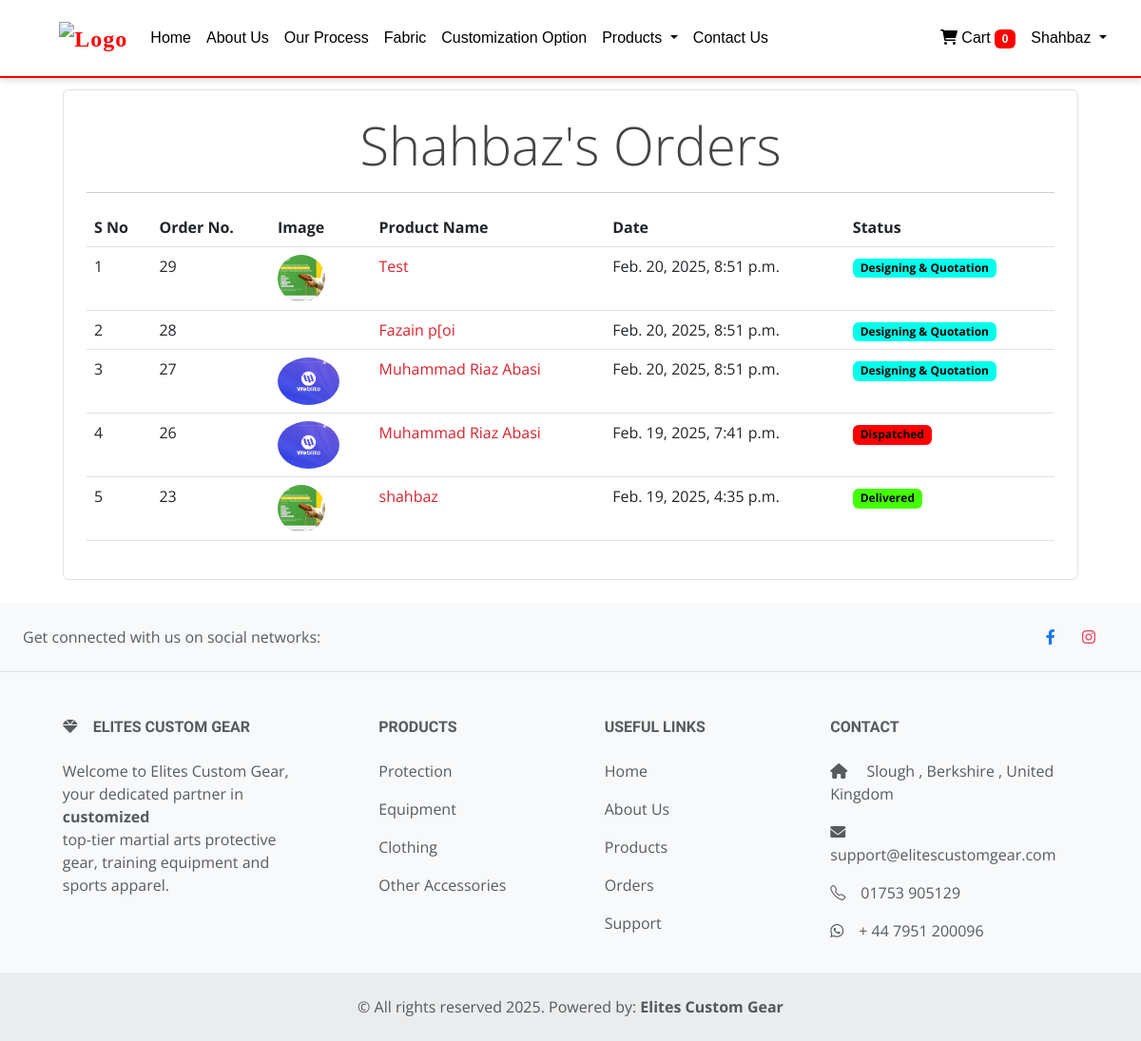
The app's page /order/ (signed in) with its own data.
### store/models/customer.py (models this page shows, shortened)
class Customer(models.Model):
    first_name = models.CharField(max_length=50)
    last_name = models.CharField(max_length=50)
    phone = models.CharField(max_length=15)
    email = models.EmailField(unique=True)
    password = models.CharField(max_length=500)
    security_question_1 = models.CharField(max_length=255, null=True, blank=True)
    security_question_2 = models.CharField(max_length=255, null=True, blank=True)
    security_question_3 = models.CharField(max_length=255, null=True, blank=True)

### store/models/orders.py (models this page shows, shortened)
class Order(models.Model):
    STATUS_CHOICES = [
        ('Designing & Quotation', 'Designing & Quotation'),
        ('Pending Customer Approval', 'Pending Customer Approval'),
        ('Order Under Production', 'Order Under Production'),
        ('Dispatched', 'Dispatched'),
        ('Delivered', 'Delivered'),
    ]
    product = models.ForeignKey(Product, on_delete=models.CASCADE)
    customer = models.ForeignKey(Customer, on_delete=models.CASCADE)
    quantity = models.IntegerField(default=1)
    price = models.DecimalField(max_digits=10, decimal_places=2)
    date = models.DateTimeField(default=timezone.now)
    address = models.CharField(max_length=50, default='', blank=True)
    phone = models.CharField(max_length=11, default='', blank=True)
    detail = models.CharField(max_length=500, default='', blank=True)
    status = models.CharField(max_length=50, choices=STATUS_CHOICES, default='Designing & Quotation')
    color = models.CharField(max_length=50, blank=True, null=True)
    material = models.CharField(max_length=50, blank=True, null=True)
    size = models.CharField(max_length=50, blank=True, null=True)
    customization = models.CharField(max_length=50, blank=True, null=True)
    type = models.CharField(max_length=50, blank=True, null=True)
    gsm = models.CharField(max_length=50, blank=True, null=True)
    chosequantity  = models.CharField(max_length=50, blank=True, null=True)
    fabric =models.CharField(max_length=50, blank=True, null=True)
    @staticmethod
    def get_order_by_customer(customer):
        return Order.objects.filter(customer=customer).order_by('-date')

### store/models/product.py (models this page shows, shortened)
class Product(models.Model):
    name = models.CharField(max_length=50)
    price = models.IntegerField(default=0)
    category= models.ForeignKey(Category, on_delete=models.CASCADE, default=1)
    materials = models.ManyToManyField(Material, blank=True)
    sizes = models.ManyToManyField(Size, blank=True)
    customizations = models.ManyToManyField(Customization, blank=True)
    types = models.ManyToManyField(Type, blank=True)
    colors = models.ManyToManyField(Color, blank=True)
    fabrics = models.ManyToManyField(Fabric, blank=True)
    gsms = models.ManyToManyField(GSM, blank=True)
    chosequantitys = models.ManyToManyField(Chosequantity, blank=True)
    description = RichTextField(default='', null=True, blank=True)
    image = models.ImageField(upload_to='products/')
    image2 = models.ImageField(upload_to='products/', null=True, blank=True)
    image3 = models.ImageField(upload_to='products/', null=True, blank=True)
    image4 = models.ImageField(upload_to='products/', null=True, blank=True)
    image5 = models.ImageField(upload_to='products/', null=True, blank=True)
    image6 = models.ImageField(upload_to='products/', null=True, blank=True)
    image7 = models.ImageField(upload_to='products/', null=True, blank=True)
    image8 = models.ImageField(upload_to='products/', null=True, blank=True)
    image9 = models.ImageField(upload_to='products/', null=True, blank=True)
    image10 = models.ImageField(upload_to='products/', null=True, blank=True)
    image11 = models.ImageField(upload_to='products/', null=True, blank=True)
    image12 = models.ImageField(upload_to='products/', null=True, blank=True)
    image13 = models.ImageField(upload_to='products/', null=True, blank=True)
    image14 = models.ImageField(upload_to='products/', null=True, blank=True)
    image15 = models.ImageField(upload_to='products/', null=True, blank=True)

### store/models/category.py (models this page shows, shortened)
class Category(models.Model):
    name = models.CharField(max_length=20)
    parent = models.ForeignKey('self', on_delete=models.CASCADE, null=True, blank=True, related_name='children')
    @staticmethod
    def get_all_category():
        return Category.objects.all()

### store/views.py (the view)
# urls.py: path('order/', OrderView.as_view(), name='order'),
class OrderView(View):
    def get(self, request):
        customer_id = request.session.get('customer_id')
        categories = Category.get_all_category()
        parent_categories = categories.filter(parent__isnull=True)
        if not customer_id:
            return redirect('login')
        customer = Customer.objects.get(id=customer_id)
        orders = Order.get_order_by_customer(customer)
        return render(request, 'order.html', {'orders': orders, 'Customer': customer, 'Categories': parent_categories,})

### store/templates/order.html (shortened to what this page needs)
{% extends "base.html" %}
{% block content %}
{% load cart %}
{% load custom_filter %}
<div class="container">
  <div class="border rounded p-4 m-4">
    <p class="display-4 text-center">{{ Customer.first_name }}'s Orders</p>
    <hr>
    <div class="table-responsive">
      <table class="table">
        <thead>
          <tr>
            <th scope="col">S No</th>
            <th scope="col">Order No.</th>
            <th scope="col">Image</th>
            <th scope="col">Product Name</th>
            <th scope="col">Date</th>
            <th scope="col">Status</th>
          </tr>
        </thead>
        <tbody>
          {% for order in orders %}
          <tr>
            <td>{{ forloop.counter }}</td>
            <td>{{ order.id }}</td>
            <td><img style="height: 50px;" class="rounded-circle" src="{{ order.product.image.url }}" alt=""></td>
            <td><a href="{% url 'cart_page' order.product.id %}">{{ order.product.name  }}</a></td>
            <td>{{ order.date }}</td>
            <td>
              <span class="badge
              {% if order.status == 'Designing & Quotation' %}
                  badge-warning text-black
              {% elif order.status == 'Pending Customer Approval' %}
                  badge-info text-black
              {% elif order.status == 'Order Under Production' %}
                  badge-primary text-black
              {% elif order.status == 'Dispatched' %}
                  badge-info text-black
              {% elif order.status == 'Delivered' %}
                  badge-success text-black
              {% endif %}
              ">{{ order.status }}</span>
          </td>
          </tr>
          {% endfor %}
        </tbody>
      </table>
    </div>
  </div>
</div>
{% endblock %}
{% block footer %}
{% include "footer.html" %}
{% endblock %}

### store/templates/base.html (shortened to what this page needs)
{% load static %}
<!doctype html>
<html lang="en">
  <head>
    <link href="https://cdn.jsdelivr.net/npm/bootstrap@5.3.3/dist/css/bootstrap.min.css" rel="stylesheet">
    <link href="https://cdn.jsdelivr.net/npm/bootstrap@5.3.3/dist/css/bootstrap.min.css" rel="stylesheet">
    <link href="https://cdn.jsdelivr.net/npm/bootstrap-icons/font/bootstrap-icons.css" rel="stylesheet">
    <link rel="stylesheet" href="https://cdnjs.cloudflare.com/ajax/libs/font-awesome/6.0.0-beta3/css/all.min.css">
    <link href="https://cdn.jsdelivr.net/npm/bootstrap@5.3.0/dist/css/bootstrap.min.css" rel="stylesheet">
    <link rel="stylesheet" href="https://cdn.jsdelivr.net/npm/remixicon@2.5.0/fonts/remixicon.css">
    <link href="{% static 'css/main.css' %}" rel="stylesheet">
  </head>
  <body>
    <nav class="navbar navbar-expand-lg navbar-dark">
      <div class="container-fluid">
        <a class="navbar-brand" href="/">
          <img src="{% static 'images/Elites Custom Gear Logo.png' %}" alt="Logo" style="height: 50px;">
        </a>
        <div class="collapse navbar-collapse" id="navbarSupportedContent">
          <ul class="navbar-nav me-auto mb-2 mb-lg-0">
            <li class="nav-item">
                <a class="nav-link" style="font-weight: 500;" aria-current="page" href="/">Home</a>
            </li>
            <li class="nav-item">
                <a class="nav-link" style="font-weight: 500;" aria-current="page" href="/about">About Us</a>
            </li>
            <li class="nav-item">
                <a class="nav-link" style="font-weight: 500;" aria-current="page" href="/process">Our Process</a>
            </li>
            <li class="nav-item">
                <a class="nav-link" style="font-weight: 500;" aria-current="page" href="/fabric">Fabric</a>
            </li>
            <li class="nav-item">
                <a class="nav-link" style="font-weight: 500;" aria-current="page" href="/customization">Customization Option</a>
            </li>
            <li class="nav-item dropdown">
              <a class="nav-link dropdown-toggle" style="font-weight: 500;" href="#" role="button" data-bs-toggle="dropdown" aria-expanded="false" id="categoryDropdown">
                Products
              </a>
            </li>
            <li class="nav-item">
                <a class="nav-link" style="font-weight: 500;" aria-current="page" href="/contact">Contact Us</a>
            </li>
        </ul>
          <ul class="navbar-nav mb-2 mb-lg-0">
            <li class="nav-item">
              <a class="nav-link " aria-current="page" href="{% url 'cart' %}"  text-decoration: none;">
                <i class="fas fa-shopping-cart"></i> Cart
                <span class="badge badge-info">{{ request.session.cart|length }}</span>
              </a>
            </li>
            <li class="nav-item dropdown">
              {% if Customer %}
              <a class="nav-link dropdown-toggle" href="#" role="button" data-bs-toggle="dropdown" aria-expanded="false">
                {{ Customer.first_name }}
              </a>
              {% else %}
              <a class="nav-link dropdown-toggle" href="#" role="button" data-bs-toggle="dropdown" aria-expanded="false">
                More
              </a>
              {% endif %}
            </li>
          </ul>
        </div>
      </div>
    </nav>
    {% block content %}
    {% endblock %}
    {% block footer %}{% endblock %}
  </body>
</html>

### store/templates/footer.html (shortened to what this page needs)
<footer class="text-center text-lg-start bg-body-tertiary text-muted">
  <section class="d-flex justify-content-center justify-content-lg-between p-4 border-bottom">
    <div class="me-5 d-none d-lg-block">
      <span>Get connected with us on social networks:</span>
    </div>
    <div>
      <a href="https://www.facebook.com/share/19VyvyTdkb/?mibextid=wwXIfr" class="me-4 text-reset" target="_blank">
        <i class="fab fa-facebook-f facebook-icon"></i>
      </a>
      <a href="https://www.instagram.com/elitescustomgear/" class="me-4 text-reset" target="_blank">
        <i class="fab fa-instagram instagram-icon"></i>
      </a>
    </div>
  </section>
  <section class="">
    <div class="container text-center text-md-start mt-5">
      <div class="row mt-3">
        <div class="col-md-3 col-lg-4 col-xl-3 mx-auto mb-4">
          <h6 class="text-uppercase fw-bold mb-4">
            <i class="fas fa-gem me-3"></i>Elites Custom Gear
          </h6>
          <p>
            Welcome to Elites Custom Gear, your dedicated partner in  <strong>customized</strong>  <br>top-tier martial arts protective gear, training equipment and sports apparel.
          </p>
        </div>
        <div class="col-md-2 col-lg-2 col-xl-2 mx-auto mb-4">
          <h6 class="text-uppercase fw-bold mb-4">
            Products
          </h6>
          <p>
            {% for category in Categories %}
            <a href="{% url 'products' %}?category={{ category.id }}" class="mt-3 mb-3 list-group-item list-group-item-action">{{ category.name }}</a>
            {% endfor %}
          </p>
        </div>
        <div class="col-md-3 col-lg-2 col-xl-2 mx-auto mb-4">
          <h6 class="text-uppercase fw-bold mb-4">
            Useful links
          </h6>
          <p>
            <a href="/" class="text-reset">Home</a>
          </p>
          <p>
            <a href="#!" class="text-reset">About Us</a>
          </p>
          <p>
            <a href="/products" class="text-reset">Products</a>
          </p>
          <p>
            <a href="/order" class="text-reset">Orders</a>
          </p>
          <p>
            <a href="/support" class="text-reset">Support</a>
          </p>
        </div>
        <div class="col-md-4 col-lg-3 col-xl-3 mx-auto mb-md-0 mb-4">
          <h6 class="text-uppercase fw-bold mb-4">Contact</h6>
          <p><i class="fas fa-home me-3"></i> Slough , Berkshire , United Kingdom</p>
          <p>
            <i class="fas fa-envelope me-3"></i>
            support@elitescustomgear.com
          </p>
          <p><i class="bi bi-telephone me-3"></i>01753 905129</p>
          <p><i class="fab fa-whatsapp me-3"></i>+ 44 7951 200096</p>
        </div>
      </div>
    </div>
  </section>
  <div class="text-center p-4" style="background-color: rgba(0, 0, 0, 0.05);">
    © All rights reserved 2025. Powered by:
    <a class="text-reset fw-bold" target="_blank" href="http://elitescustomgear.com/">Elites Custom Gear</a>
  </div>
</footer>

### store/static/css/main.css (style rules this page uses)
body { font-family: "Open Sans", sans-serif; color: #444444; padding-top: 70px; text-align: justify; }
a { text-decoration: none; color: #d9232d; }
h1, h2, h3, h4, h5, h6 { font-family: "Raleway", sans-serif; }
.navbar { position: fixed; top: 0; width: 100%; z-index: 1000; background-color: #ffffff; color: #000000; padding: 1rem; border-bottom: 2px solid #ff0000; box-shadow: 0 4px 6px rgba(0, 0, 0, 0.1); }
.navbar-brand { font-family: 'Playfair Display', serif; font-size: 1.5rem; color: #ff0000; font-weight: bold; letter-spacing: 1px; margin-left: 3%; }
.navbar-nav .nav-link { color: #000000; font-family: 'Montserrat', sans-serif; font-size: 1rem; padding: 0.75rem 1rem; transition: color 0.3s ease-in-out; }
.badge-warning { background-color: #00ffea; color: #fff; }
.badge-info { background-color: #ff0000; color: #fff; }
.badge-success { background-color: #44ff00; color: #fff; }

### store/templates/footer.html (style rules this page uses)
.facebook-icon { color: #1877f2; }
.instagram-icon { color: #e4405f; }

### records on screen
Customer: first_name "Shahbaz"
Order: id "29", product.image (picture), product.name "Test", date "Feb. 20, 2025, 8:51 p.m.", status "Designing & Quotation"
Order: id "28", product.name "Fazain p[oi", date "Feb. 20, 2025, 8:51 p.m.", status "Designing & Quotation"
Order: id "27", product.image (picture), product.name "Muhammad Riaz Abasi", date "Feb. 20, 2025, 8:51 p.m.", status "Designing & Quotation"
Order: id "26", product.image (picture), product.name "Muhammad Riaz Abasi", date "Feb. 19, 2025, 7:41 p.m.", status "Dispatched"
Order: id "23", product.image (picture), product.name "shahbaz", date "Feb. 19, 2025, 4:35 p.m.", status "Delivered"
Category: name "Protection"
Category: name "Equipment"
Category: name "Clothing"
Category: name "Other Accessories"

### other values on screen
{{ request.session.cart|length }} "0"
